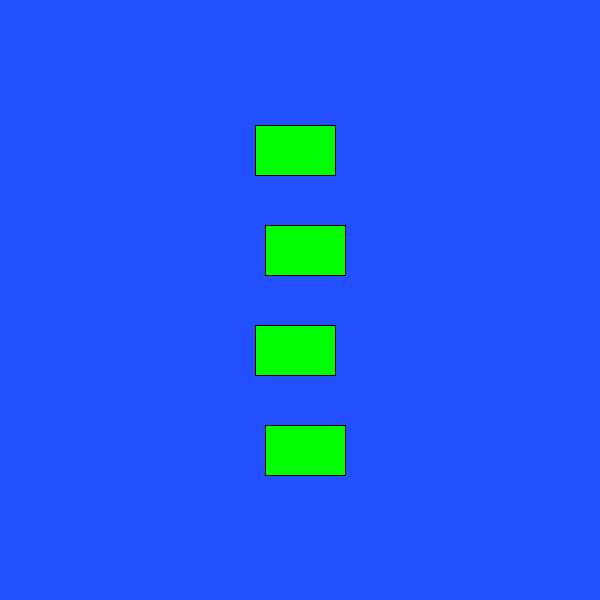
Frame 1 (no input)
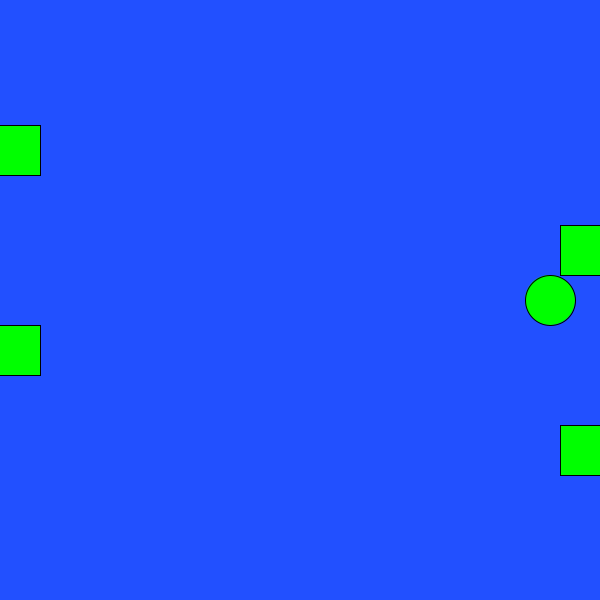
Frame 60 (the mouse pressed at the canvas centre just before this capture)
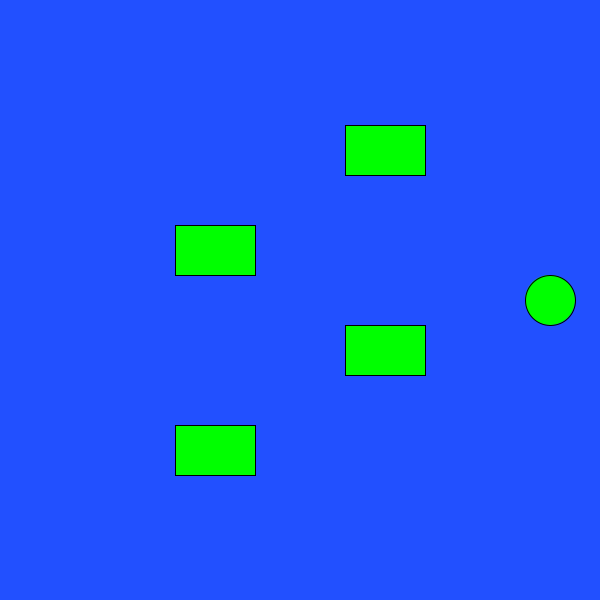
Frame 120 (the mouse held since frame 60 and released just before this capture)

The Processing sketch that drew these frames (run headless with seeded random() and noise(); from frame 60 on, the mouse is pressed at the canvas centre):

// Processing sketch: sketch_231220b
// ── sketch_231220b.pde
static final int WIDTH = 600;
static final int HEIGHT = 600;
int x  = 300;
int y = 350;
int speed = 10;
Car c1;
Car c2;
Car c3;
Car c4;
@Override
  public void settings() {
  size(WIDTH, HEIGHT);
}

@Override
  public void setup() {
  c1 = new Car( 260, 125, 80, 5);
  c2 = new Car( 260, 225, 80, 5);
  c3 = new Car( 260, 325, 80, 5);
  c4 = new Car( 260, 425, 80, 5);
}

@Override
  public void draw() {
  background(34, 80, 255);
  fill(0, 255, 0);
  ellipse(x, y, 50, 50);
  c1.moveLeft();
  c2.moveRight();
  c3.moveLeft();
  c4.moveRight();
  
if( intersects(c1) || intersects(c2) || intersects(c3) || intersects (c4)){
  y = 300;
  x = HEIGHT - 50;
}
  
  c1.display();
  c2.display();
  c3.display();
  c4.display();
}

boolean intersects(Car car) {
 if ((y > car.getY() && y < car.getY()+50) &&
                (x > car.getX() && x < car.getX()+car.getSize())) {
   return true;
  }
 else  {
  return false;
 }
}

void keyPressed()
{
  if (key == CODED) {
    if (keyCode == UP)
    {
      if ( y > speed) {
        y -= speed;
      }
    } else if (keyCode == DOWN)
    {
      if (y < HEIGHT - speed) {
        y+=speed;
      }
    } else if (keyCode == RIGHT)
    {
      if (x < WIDTH - speed) {
        x+=speed;
      }
    } else if (keyCode == LEFT)
    {
      if ( x> + speed) {
        x-=speed;
      }
    }
  }
}








class Car {
  int x;
  int y;
  int carSize;
  int carSpeed;
  Car( int x, int y, int carSize, int carSpeed) {
    this.x = x;
    this.y = y;
    this.carSize = carSize;
    this.carSpeed = carSpeed;
  }

  void display(){
    fill(0, 255, 0);
    rect(x, y, carSize, 50);
  }
  void moveLeft(){
    x-=carSpeed;
    if( x < - carSize){
      x = WIDTH;
    }
  }
  
  void moveRight(){
    x+=carSpeed;
    if (x > WIDTH){
      x = -carSize;
    }
  }
  int getX(){
    return x;
  }
  
  int getY(){
    return y;
  }
   
  int getSize(){
    return carSize;
  }
  
}
